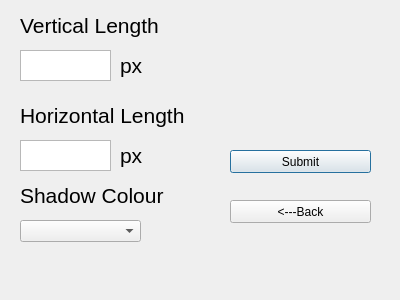
<?xml version="1.0" encoding="UTF-8"?>
<ui version="4.0">
 <class>textShadow</class>
 <widget class="QDialog" name="textShadow">
  <property name="geometry">
   <rect>
    <x>0</x>
    <y>0</y>
    <width>400</width>
    <height>300</height>
   </rect>
  </property>
  <property name="windowTitle">
   <string>Dialog</string>
  </property>
  <widget class="QLabel" name="label">
   <property name="geometry">
    <rect>
     <x>20</x>
     <y>10</y>
     <width>151</width>
     <height>31</height>
    </rect>
   </property>
   <property name="font">
    <font>
     <pointsize>16</pointsize>
    </font>
   </property>
   <property name="text">
    <string>Vertical Length</string>
   </property>
  </widget>
  <widget class="QLabel" name="label_2">
   <property name="geometry">
    <rect>
     <x>20</x>
     <y>180</y>
     <width>151</width>
     <height>31</height>
    </rect>
   </property>
   <property name="font">
    <font>
     <pointsize>16</pointsize>
    </font>
   </property>
   <property name="text">
    <string>Shadow Colour</string>
   </property>
  </widget>
  <widget class="QLabel" name="label_3">
   <property name="geometry">
    <rect>
     <x>20</x>
     <y>100</y>
     <width>171</width>
     <height>31</height>
    </rect>
   </property>
   <property name="font">
    <font>
     <pointsize>16</pointsize>
    </font>
   </property>
   <property name="text">
    <string>Horizontal Length</string>
   </property>
  </widget>
  <widget class="QLabel" name="submitLabel">
   <property name="geometry">
    <rect>
     <x>230</x>
     <y>50</y>
     <width>131</width>
     <height>41</height>
    </rect>
   </property>
   <property name="font">
    <font>
     <pointsize>16</pointsize>
    </font>
   </property>
   <property name="text">
    <string/>
   </property>
  </widget>
  <widget class="QTextEdit" name="tEVertLength">
   <property name="geometry">
    <rect>
     <x>20</x>
     <y>50</y>
     <width>91</width>
     <height>31</height>
    </rect>
   </property>
   <property name="font">
    <font>
     <pointsize>8</pointsize>
    </font>
   </property>
  </widget>
  <widget class="QTextEdit" name="tEHorzLength">
   <property name="geometry">
    <rect>
     <x>20</x>
     <y>140</y>
     <width>91</width>
     <height>31</height>
    </rect>
   </property>
  </widget>
  <widget class="QComboBox" name="cBShadowColour">
   <property name="geometry">
    <rect>
     <x>20</x>
     <y>220</y>
     <width>121</width>
     <height>22</height>
    </rect>
   </property>
  </widget>
  <widget class="QPushButton" name="submitButton">
   <property name="geometry">
    <rect>
     <x>230</x>
     <y>150</y>
     <width>141</width>
     <height>23</height>
    </rect>
   </property>
   <property name="text">
    <string>Submit</string>
   </property>
  </widget>
  <widget class="QPushButton" name="backButton">
   <property name="geometry">
    <rect>
     <x>230</x>
     <y>200</y>
     <width>141</width>
     <height>23</height>
    </rect>
   </property>
   <property name="text">
    <string>&lt;---Back</string>
   </property>
  </widget>
  <widget class="QLabel" name="label_4">
   <property name="geometry">
    <rect>
     <x>120</x>
     <y>50</y>
     <width>46</width>
     <height>31</height>
    </rect>
   </property>
   <property name="font">
    <font>
     <pointsize>16</pointsize>
    </font>
   </property>
   <property name="text">
    <string>px</string>
   </property>
  </widget>
  <widget class="QLabel" name="label_5">
   <property name="geometry">
    <rect>
     <x>120</x>
     <y>140</y>
     <width>46</width>
     <height>31</height>
    </rect>
   </property>
   <property name="font">
    <font>
     <pointsize>16</pointsize>
    </font>
   </property>
   <property name="text">
    <string>px</string>
   </property>
  </widget>
 </widget>
 <resources/>
 <connections/>
</ui>
